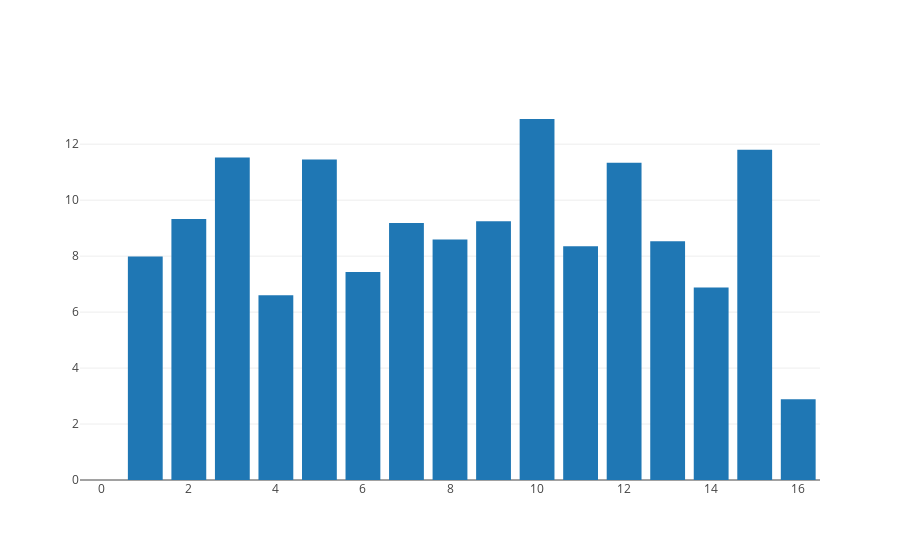

The cell this chart's notebook holds for it:
### Code cell
data=[go.Bar(x=df_interval['cum_dis'], y=df_interval['Speed'])]
layout=dict(height=800, width=800, title='Distribution of training labels')
fig=dict(data=data, layout=layout)
py.iplot(data, filename='train-label-dist')

### Figure 1 — Plotly figure (JSON) as saved in the notebook; plotly's stock layout.template omitted (floating-point values rounded to 4 significant figures)
{"data": [{"type": "bar", "x": [0, 1, 2, 3, 4, 5, 6, 7, 8, 9, 10, 11, 12, 13, 14, 15, 16], "y": [0, 7.989, 9.331, 11.52, 6.601, 11.46, 7.432, 9.188, 8.592, 9.245, 12.9, 8.354, 11.34, 8.53, 6.878, 11.8, 2.884]}], "layout": {}}
